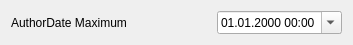
<?xml version="1.0" encoding="UTF-8"?>
<ui version="4.0">
 <class>AuthorDateMaxFilter</class>
 <widget class="QWidget" name="AuthorDateMaxFilter">
  <property name="geometry">
   <rect>
    <x>0</x>
    <y>0</y>
    <width>353</width>
    <height>45</height>
   </rect>
  </property>
  <property name="windowTitle">
   <string>Form</string>
  </property>
  <layout class="QVBoxLayout" name="verticalLayout">
   <item>
    <layout class="QHBoxLayout" name="horizontalLayout">
     <item>
      <widget class="QLabel" name="label">
       <property name="enabled">
        <bool>true</bool>
       </property>
       <property name="minimumSize">
        <size>
         <width>200</width>
         <height>0</height>
        </size>
       </property>
       <property name="text">
        <string>AuthorDate Maximum</string>
       </property>
      </widget>
     </item>
     <item>
      <widget class="QDateTimeEdit" name="uiAuthorDateMax">
       <property name="buttonSymbols">
        <enum>QAbstractSpinBox::UpDownArrows</enum>
       </property>
       <property name="displayFormat">
        <string>dd.MM.yyyy HH:mm</string>
       </property>
       <property name="calendarPopup">
        <bool>true</bool>
       </property>
       <property name="timeSpec">
        <enum>Qt::UTC</enum>
       </property>
      </widget>
     </item>
    </layout>
   </item>
  </layout>
 </widget>
 <resources/>
 <connections/>
</ui>
